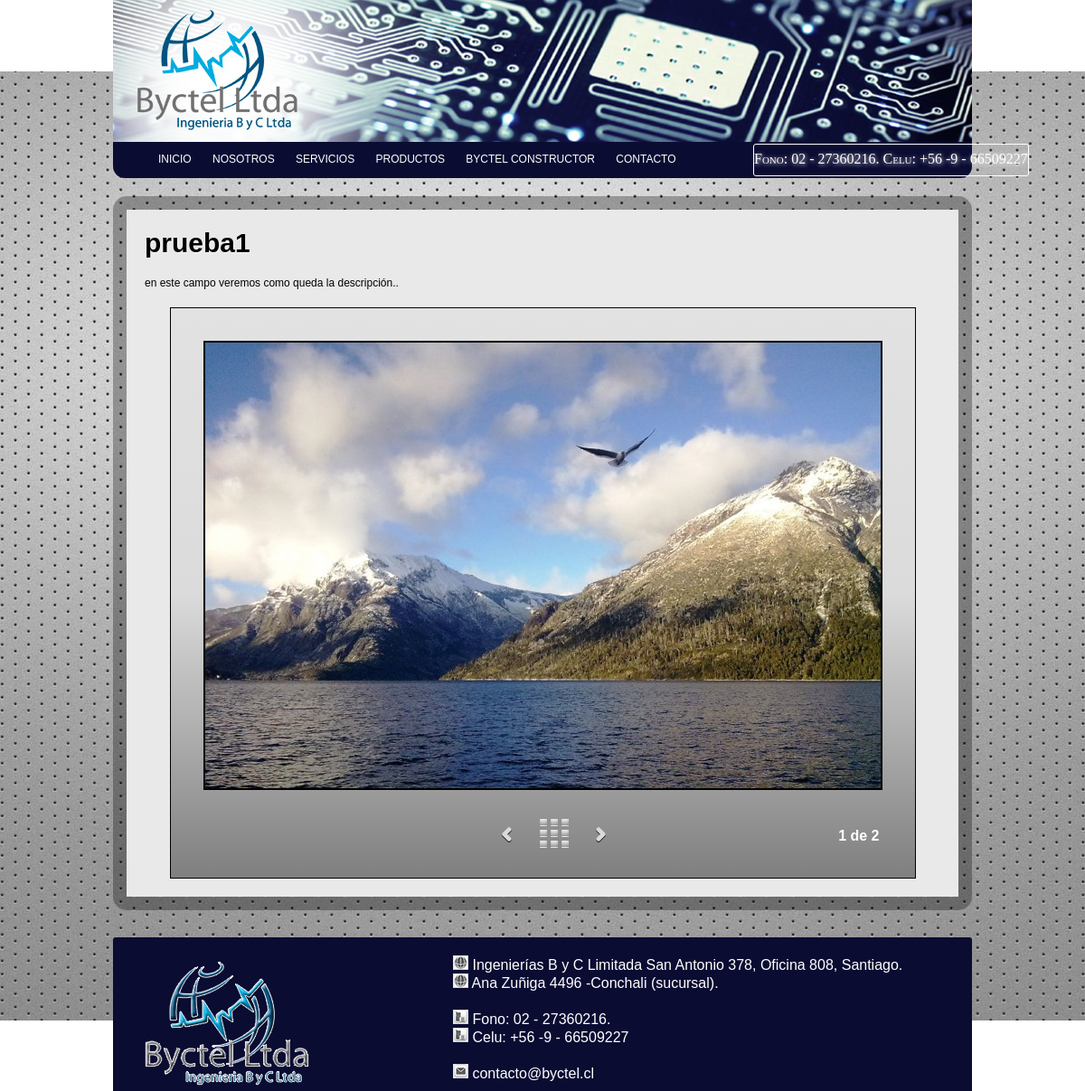
/ver-producto.php?varProd=9, run on the app's committed database.
### tables this page shows
CREATE TABLE `producto` (
  `idProducto` int(11) NOT NULL AUTO_INCREMENT,
  `Titulo` varchar(50) DEFAULT NULL,
  `DescripcionCorta` varchar(200) DEFAULT NULL,
  `Precio` varchar(50) DEFAULT NULL,
  `Activo` int(11) DEFAULT NULL,
  `FotoPerfil` varchar(100) DEFAULT NULL,
  `EnPortada` int(11) DEFAULT NULL,
  PRIMARY KEY (`idProducto`)
);

### ver-producto.php (the view, shortened to what this page needs)
<?php require_once('Connections/conexion.php');?>
 <?php
 $VarPro="0";
 if(isset($_GET["varProd"])) {
  $VarPro=$_GET["varProd"];
 }
 $sql="SELECT * FROM producto WHERE idProducto='$VarPro' ";
 $query=mysql_query($sql, $conexion) or die(mysql_error());
 $row=mysql_fetch_assoc($query);
?>
<!DOCTYPE html PUBLIC "-//W3C//DTD XHTML 1.0 Transitional//EN" "http://www.w3.org/TR/xhtml1/DTD/xhtml1-transitional.dtd">
<html xmlns="http://www.w3.org/1999/xhtml">
<head>
<link href="css/estilo.css" rel="stylesheet" type="text/css" />
    <link href="album/smart-gallery.css" rel="stylesheet" type="text/css" />
    <div class="fonos"> Fono: 02 - 27360216. Celu: +56 -9 - 66509227</div>
</head>
<body>
<div id="wrapper">
	<div id="header"><img src="img/logo.jpg" width="950" height="157" /></div>
        <div id="menu">
        	<ul>
            	<li><a href="index.php">Inicio</a></li>
                <li><a href="nosotros.html">Nosotros</a></li>
                <li><a href="servicios.php">Servicios</a></li>
                <li><a href="productos.php">Productos</a></li>
                <li><a href="byctel.html">Byctel Constructor</a></li>
                <li><a href="contacto.php">Contacto</a></li>
            </ul>
        </div>
        	<div id="principal">
           	  <div class="box_principal">
                	<div class="texto_nosotros">
                	  <div class="titulo_principal"><h1><?php echo $row['Titulo']; ?></h1>
                	  </div>
                      <p><?php echo $row['DescripcionCorta']; ?>.</p>
                	</div>
                    <div class="foto_nosotros">
    <div id="smart-gallery">
    </div>    </div>
               </div>
            </div>
                    <div id="footer">
                    	<div class="box_footer">
                        		<?php include('footer.php');?>
                    	</div>
                    </div>
</div>
</body>
</html>

### css/estilo.css (style rules this page uses)
body { background-image: url(../img/fondo.jpg); background-position: center; background-attachment: fixed; background-repeat: no-repeat; margin: 0px; padding: 0px; width: 100%; font-family: Arial, Helvetica, sans-serif; }
h1 { font-size: 30px; text-shadow: 1px 1px #F8F8F8; margin-top: 0px; margin-right: 0px; margin-bottom: 10px; margin-left: 0px; }
img { border:0; }
p { font-size: 12px; text-align: justify; margin-top: 20px; margin-right: 0px; margin-bottom: 20px; margin-left: 0px; }
#wrapper { width: 950px; margin-top: 0; margin-right: auto; margin-bottom: 0; margin-left: auto; height: auto; }
#wrapper #header { height: 157px; width: 950px; }
#wrapper #menu { height: 40px; width: 950px; background-color: #0A0C32; border-radius: 0px 0px 13px 13px; }
#wrapper #menu ul { display: block; list-style-type: none; text-transform: capitalize; color: #FFF; font-size: 12px; padding-top: 12px; margin: 0px; height: 26px; }
#wrapper #menu ul li { display: inline; text-transform: uppercase; }
#wrapper #menu ul li a { color: #FFF; text-decoration: none; padding-right: 10px; padding-left: 10px; padding-top: 5px; padding-bottom: 5px; }
#wrapper #principal { background-color: #06C; width: 920px; height: auto; margin-top: 20px; padding-top: 15px; padding-right: 15px; border-radius: 15px 15px 15px 15px; background-color: rgba(1,1,1,0.3); float: left; padding-left: 15px; margin-bottom: 30px; }
.box_principal { width: 880px; height: auto; margin-top: 0px; margin-right: auto; margin-bottom: 15px; margin-left: auto; background-color: #E9E9E9; padding: 20px; float: left; }
#wrapper #footer { width: 950px; height: 170px; background-color: #0a0c32; color: #fff; float: left; border-radius: 3px 3px 0px 0px; margin-bottom: 0px; }
#wrapper #footer .box_footer { width: 900px; margin-top: 20px; margin-right: auto; margin-bottom: 20px; margin-left: auto; height: 40px; }
.fonos { position: absolute; margin-top: 159px; margin-left: 833px; text-shadow: 1px 1px 5px #FFF; font: small-caps 100%/200% serif; color: #FFF; border: 1px solid #fff; border-radius: 3px 3px 3px 3px; height: 34px; }
a:link { text-decoration: none; }

### data on the page
producto: Titulo "prueba1", DescripcionCorta "en este campo veremos como queda la descripción."

### other printed values
utf8_decode(" Ana Zuñiga 4496 -Conchali (sucursal).") "Ana Zuñiga 4496 -Conchali (sucursal)."
